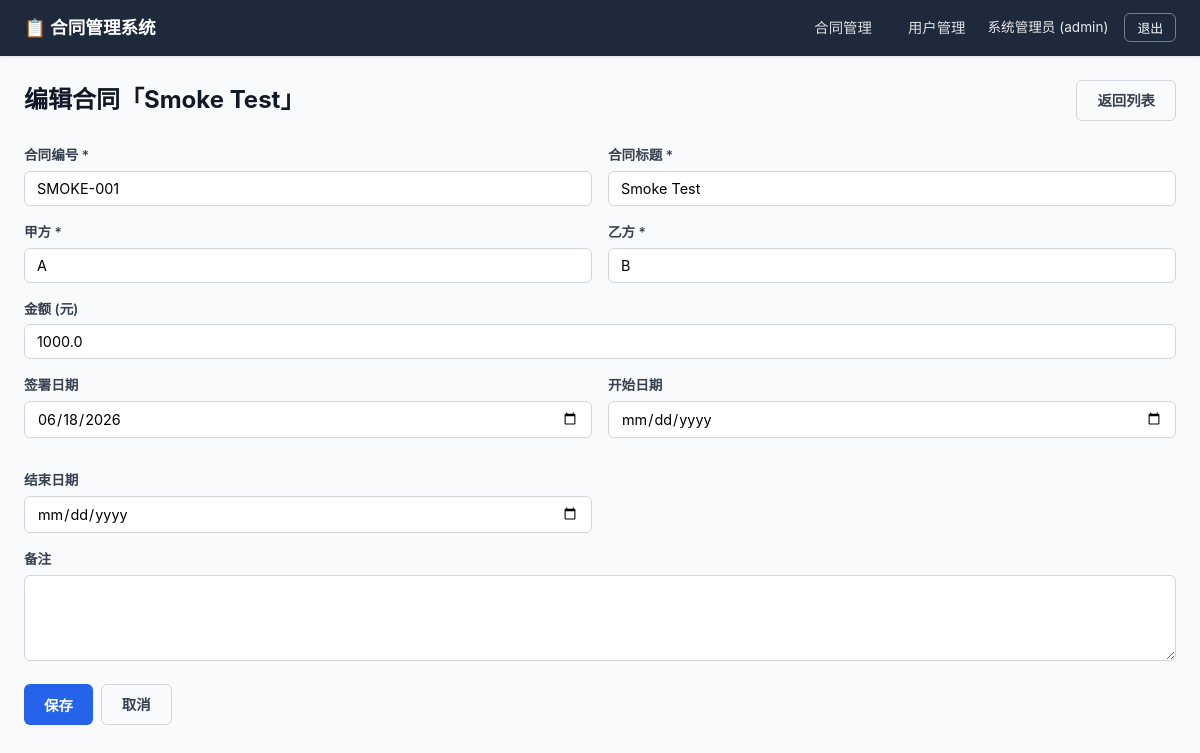
The app's page /projects/contract-manager-eval/contracts/4/edit (signed in) with its own data.
### app/models.py (models this page shows)
class User(Base):
    __tablename__ = "users"
    id = Column(Integer, primary_key=True, index=True)
    username = Column(String(64), unique=True, nullable=False, index=True)
    password_hash = Column(String(128), nullable=False)
    display_name = Column(String(128), nullable=False)
    email = Column(String(256), nullable=False)
    role = Column(SAEnum(UserRole), nullable=False, default=UserRole.viewer)
    status = Column(SAEnum(UserStatus), nullable=False, default=UserStatus.active)
    created_at = Column(DateTime, default=datetime.datetime.utcnow, nullable=False)
    updated_at = Column(DateTime, default=datetime.datetime.utcnow, onupdate=datetime.datetime.utcnow, nullable=False)
    contracts = relationship("Contract", back_populates="creator", foreign_keys="Contract.created_by")
    attachments = relationship("Attachment", back_populates="uploader", foreign_keys="Attachment.uploaded_by")
    audit_logs = relationship("AuditLog", back_populates="user")

class Contract(Base):
    __tablename__ = "contracts"
    id = Column(Integer, primary_key=True, index=True)
    contract_no = Column(String(64), unique=True, nullable=False, index=True)
    title = Column(String(256), nullable=False)
    party_a = Column(String(256), nullable=False)
    party_b = Column(String(256), nullable=False)
    amount = Column(Float, nullable=True)
    status = Column(SAEnum(ContractStatus), nullable=False, default=ContractStatus.draft)
    sign_date = Column(DateTime, nullable=True)
    start_date = Column(DateTime, nullable=True)
    end_date = Column(DateTime, nullable=True)
    description = Column(Text, nullable=True)
    created_by = Column(Integer, ForeignKey("users.id"), nullable=False)
    created_at = Column(DateTime, default=datetime.datetime.utcnow, nullable=False)
    updated_at = Column(DateTime, default=datetime.datetime.utcnow, onupdate=datetime.datetime.utcnow, nullable=False)
    creator = relationship("User", back_populates="contracts", foreign_keys=[created_by])
    attachments = relationship("Attachment", back_populates="contract", cascade="all, delete-orphan")

### app/main.py (the view)
@app.get(f"{settings.BASE_PATH}/contracts/{{contract_id}}/edit", response_class=HTMLResponse)
def contract_edit_page(request: Request, contract_id: int):
    user, redirect = _require_page_auth(request)
    if redirect:
        return redirect
    if user.role == UserRole.viewer:
        raise HTTPException(status_code=403, detail="无权限编辑合同")
    db = SessionLocal()
    try:
        contract = db.query(Contract).filter(Contract.id == contract_id).first()
        if not contract:
            raise HTTPException(status_code=404, detail="合同不存在")
        ctx = _template_context(request, user)
        ctx["contract"] = contract
        return render_template("contracts/form.html", ctx)
    finally:
        db.close()

### templates/contracts/form.html (shortened to what this page needs)
{% extends "base.html" %}
{% block content %}
<div class="container">
  <div class="page-header">
    <h1>{% if contract %}编辑合同「{{ contract.title }}」{% else %}新建合同{% endif %}</h1>
    <a href="{{ base_path }}/contracts" class="btn btn-outline">返回列表</a>
  </div>
  <form method="post" data-validate
        action="{% if contract %}/api/contracts/{{ contract.id }}{% else %}/api/contracts{% endif %}"
        id="contract-form">
    <div class="form-row">
      <div class="form-group">
        <label for="contract_no">合同编号 *</label>
        <input type="text" id="contract_no" name="contract_no" required
               value="{{ contract.contract_no if contract else '' }}"
               {% if contract %}readonly{% endif %}>
      </div>
      <div class="form-group">
        <label for="title">合同标题 *</label>
        <input type="text" id="title" name="title" required
               value="{{ contract.title if contract else '' }}">
      </div>
    </div>
    <div class="form-row">
      <div class="form-group">
        <label for="party_a">甲方 *</label>
        <input type="text" id="party_a" name="party_a" required
               value="{{ contract.party_a if contract else '' }}">
      </div>
      <div class="form-group">
        <label for="party_b">乙方 *</label>
        <input type="text" id="party_b" name="party_b" required
               value="{{ contract.party_b if contract else '' }}">
      </div>
    </div>
    <div class="form-group">
      <label for="amount">金额 (元)</label>
      <input type="number" id="amount" name="amount" step="0.01" min="0"
             value="{{ contract.amount if contract and contract.amount else '' }}">
    </div>
    <div class="form-row">
      <div class="form-group">
        <label for="sign_date">签署日期</label>
        <input type="date" id="sign_date" name="sign_date"
               value="{{ contract.sign_date.strftime('%Y-%m-%d') if contract and contract.sign_date else '' }}">
      </div>
      <div class="form-group">
        <label for="start_date">开始日期</label>
        <input type="date" id="start_date" name="start_date"
               value="{{ contract.start_date.strftime('%Y-%m-%d') if contract and contract.start_date else '' }}">
      </div>
      <div class="form-group">
        <label for="end_date">结束日期</label>
        <input type="date" id="end_date" name="end_date"
               value="{{ contract.end_date.strftime('%Y-%m-%d') if contract and contract.end_date else '' }}">
      </div>
    </div>
    <div class="form-group">
      <label for="description">备注</label>
      <textarea id="description" name="description"
                rows="4">{{ contract.description if contract and contract.description else '' }}</textarea>
    </div>
    <div class="btn-group">
      <button type="submit" class="btn btn-primary">保存</button>
      <a href="{{ base_path }}/contracts" class="btn btn-outline">取消</a>
    </div>
  </form>
</div>
{% endblock %}

### templates/base.html (shortened to what this page needs)
<!DOCTYPE html>
<html lang="zh-CN">
<head>
  <link rel="stylesheet" href="{{ base_path }}/static/css/style.css?v={{ version }}">
</head>
<body data-base-path="{{ base_path }}" data-version="{{ version }}">
<nav class="navbar">
  <a href="{{ base_path }}/contracts" class="brand">📋 合同管理系统</a>
  <div class="nav-links">
    {% if user %}
    <a href="{{ base_path }}/contracts" class="{% if request.url.path == base_path + '/contracts' %}active{% endif %}">合同管理</a>
    {% if user.role.value == 'admin' %}
    <a href="{{ base_path }}/users" class="{% if base_path + '/users' in request.url.path %}active{% endif %}">用户管理</a>
    {% endif %}
    <span class="user-info">{{ user.display_name }} ({{ user.role.value }})</span>
    <button id="logout-btn" class="logout-btn">退出</button>
    {% else %}
    <a href="{{ base_path }}/login">登录</a>
    {% endif %}
  </div>
</nav>
<main>{% block content %}{% endblock %}</main>
</body>
</html>

### static/css/style.css (style rules this page uses)
*, *::before, *::after { box-sizing: border-box; margin: 0; padding: 0; }
:root { --primary: #2563eb; --primary-hover: #1d4ed8; --danger: #dc2626; --danger-hover: #b91c1c; --success: #16a34a; --warning: #f59e0b; --gray-50: #f9fafb; --gray-100: #f3f4f6; --gray-200: #e5e7eb; --gray-300: #d1d5db; --gray-500: #6b7280; --gray-700: #374151; --gray-900: #111827; --radius: 6px; --shadow: 0 1px 3px rgba(0,0,0,.1); }
body { font-family: -apple-system, BlinkMacSystemFont, "Segoe UI", Roboto, sans-serif; background: var(--gray-50); color: var(--gray-900); line-height: 1.6; min-height: 100vh; }
a { color: var(--primary); text-decoration: none; }
.navbar { background: #1e293b; color: #fff; padding: 0 24px; height: 56px; display: flex; align-items: center; justify-content: space-between; box-shadow: var(--shadow); position: sticky; top: 0; z-index: 1000; }
.navbar .brand { font-size: 1.1rem; font-weight: 700; color: #fff; }
.navbar .nav-links { display: flex; gap: 8px; align-items: center; }
.navbar .nav-links a { color: rgba(255,255,255,.85); padding: 6px 14px; border-radius: var(--radius); font-size: .9rem; transition: background .15s; }
.navbar .user-info { font-size: .85rem; opacity: .9; margin-right: 8px; }
.navbar .logout-btn { background: none; border: 1px solid rgba(255,255,255,.4); color: #fff; padding: 4px 12px; border-radius: var(--radius); cursor: pointer; font-size: .8rem; }
.container { max-width: 1200px; margin: 0 auto; padding: 24px; }
.form-group { margin-bottom: 16px; }
.form-group label { display: block; font-size: .85rem; font-weight: 600; margin-bottom: 4px; color: var(--gray-700); }
.form-group input, .form-group select, .form-group textarea { width: 100%; padding: 8px 12px; border: 1px solid var(--gray-300); border-radius: var(--radius); font-size: .9rem; font-family: inherit; transition: border-color .15s; }
.form-group textarea { resize: vertical; min-height: 80px; }
.form-row { display: grid; grid-template-columns: 1fr 1fr; gap: 16px; }
.btn { display: inline-flex; align-items: center; justify-content: center; padding: 8px 20px; border: none; border-radius: var(--radius); font-size: .9rem; font-weight: 600; cursor: pointer; transition: background .15s, opacity .15s; }
.btn-primary { background: var(--primary); color: #fff; }
.btn-outline { background: none; border: 1px solid var(--gray-300); color: var(--gray-700); }
.btn-group { display: flex; gap: 8px; flex-wrap: wrap; }
.page-header { display: flex; justify-content: space-between; align-items: center; margin-bottom: 24px; }
.page-header h1 { font-size: 1.5rem; font-weight: 700; }

### records on screen
User: display_name "系统管理员", role.value "admin"
Contract: title "Smoke Test", contract_no "SMOKE-001", party_a "A", party_b "B", amount "1000.0", sign_date "06/18/2026"
